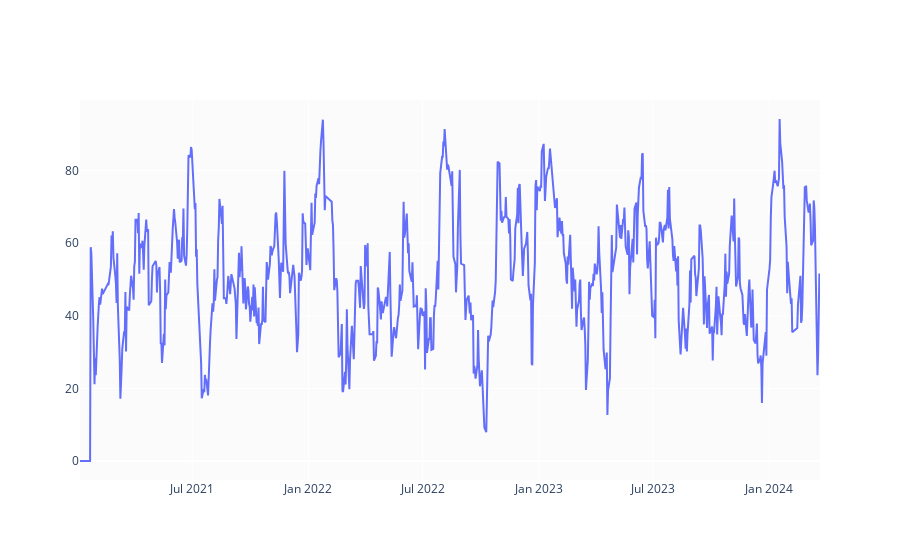

Notebook cell for this chart:
### Code cell
def relative_strength_idx(df, n=14):

    delta = df['CLOSE'].shift(-1) - df['CLOSE']
    delta.dropna(inplace=True)
    pricesUp = delta.copy()
    pricesDown = delta.copy()
    pricesUp[pricesUp < 0] = 0
    pricesDown[pricesDown > 0] = 0
    rollUp = pricesUp.rolling(n).mean()
    rollDown = pricesDown.abs().rolling(n).mean()
    rs = rollUp / rollDown
    rsi = 100.0 - (100.0 / (1.0 + rs))
    return rsi

df['RSI'] = relative_strength_idx(df).fillna(0)
fig = go.Figure(go.Scatter(x=df.index, y=df.RSI, name='RSI'))
fig.show()

### Figure 1 — Plotly figure (JSON) as saved in the notebook; plotly's stock layout.template omitted (floating-point values rounded to 4 significant figures; data arrays with more than 128 entries replaced by an {"elided": "..."} marker saying what was removed)
{"data": [{"name": "RSI", "type": "scatter", "x": {"elided": "802 str values"}, "y": {"elided": "802 float values"}}], "layout": {}}
